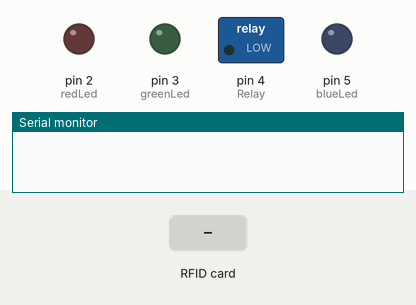
Recording of a sketch running on a simulated Arduino Uno, built with avr-gcc and run on an emulated ATmega328P. On the bench: switched loads named in the sketch (green lamp = pin HIGH), output pins drawn as LEDs (lit = HIGH), the last lines printed to the serial monitor. The test bench sets the inputs (shaded band). Pins used as bus, display or sensor lines are not drawn.

Above: at 1.2 s.
1.3 s: RFID card 5E 7A 19 C4 held to the reader
At 2.5 s:
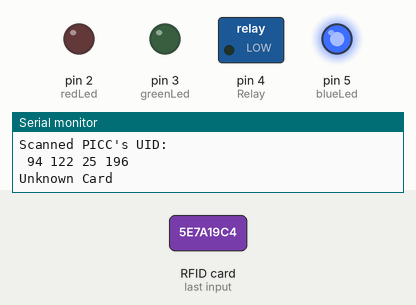
Timing chart, 0 to 4.8 s (numbered marks = the images above; inputs shaded):
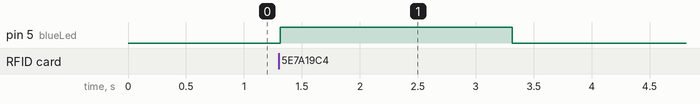

Measured:
- after the input at 1.3 s, pin 5 (blueLed): LOW → HIGH at once, → LOW 2.0 s later

The sketch:

RFID-door-lock.ino
```cpp
#include <MFRC522.h>
#include <SPI.h>
//#include <Servo.h>

#define SS_PIN 10
#define RST_PIN 9

#ifdef COMMON_ANODE
#define LED_ON LOW
#define LED_OFF HIGH
#else
#define LED_ON HIGH
#define LED_OFF LOW
#endif
#define Relay 4
#define redLed 2
#define greenLed 3
#define blueLed 5


MFRC522 rfid(SS_PIN, RST_PIN); // Instance of the class

MFRC522::MIFARE_Key key;

int card1[] = {39,139,22,163}; //This is the stored UID
int card2[] = {67,161,011,169}; //This is the stored UID
int codeRead = 0;
//int Buzzer = 6;
int activate =0;
//Servo myservo;
String uidString;


void setup() {

 Serial.begin(9600);
 SPI.begin(); // Init SPI bus
 rfid.PCD_Init(); // Init MFRC522
 //myservo.attach(5); //attach the servo to pin 5
 pinMode(Relay, OUTPUT);
// pinMode(Buzzer,OUTPUT);
 pinMode(redLed, OUTPUT);
 pinMode(greenLed, OUTPUT);
 pinMode(blueLed, OUTPUT);
 //myservo.write(0); // 0 degree angle for servo
 digitalWrite(redLed, LED_OFF);  // Make sure led is off
 digitalWrite(greenLed, LED_OFF);  // Make sure led is off
 digitalWrite(blueLed, LED_OFF); // Make sure led is off


}

void loop() {
 if( rfid.PICC_IsNewCardPresent())
 {
 readRFID();
 }
 delay(100);

}

void readRFID()
{

 rfid.PICC_ReadCardSerial();
 Serial.print(F("\nPICC type: "));
 MFRC522::PICC_Type piccType = rfid.PICC_GetType(rfid.uid.sak);
 Serial.println(rfid.PICC_GetTypeName(piccType));

// Check is the PICC of Classic MIFARE type
 if (piccType != MFRC522::PICC_TYPE_MIFARE_MINI &&
 piccType != MFRC522::PICC_TYPE_MIFARE_1K &&
 piccType != MFRC522::PICC_TYPE_MIFARE_4K) {
 Serial.println(F("Your tag is not of type MIFARE Classic."));
 return;
 }


 Serial.println("Scanned PICC's UID:");
 printDec(rfid.uid.uidByte, rfid.uid.size);

uidString = String(rfid.uid.uidByte[0])+" "+String(rfid.uid.uidByte[1])+" "+String(rfid.uid.uidByte[2])+ " "+String(rfid.uid.uidByte[3]);


 int i = 0;
 boolean match = true;
 while(i<rfid.uid.size)
 {
 if(!(rfid.uid.uidByte[i] == card1[i])||!(rfid.uid.uidByte[i] == card2[i]))
  {
 match = false;
 }
 i++;
 }

if(match)
 { if (activate==0){
 //myservo.write(90); // 90 degree angle for servo (Door will open)
 digitalWrite(Relay, HIGH);
 digitalWrite(redLed, LOW);
 digitalWrite(greenLed, HIGH);
 digitalWrite(blueLed, LOW);
 Serial.println("\nDoor is open");
 //delay(100);
 activate = activate+1;
 }
 else
 {
  //digitalWrite(Relay, LOW);
   digitalWrite(redLed, HIGH);
   digitalWrite(greenLed, LOW);
   digitalWrite(blueLed, LOW);
   //delay(5000);

 //myservo.write(0); // 0 degree angle for servo (Door will close)
 activate = 0;
 Serial.println("\nDoor is close");
 digitalWrite(Relay, LOW);
 delay(5000);
 digitalWrite(redLed, LOW);
 digitalWrite(greenLed, LOW);
 digitalWrite(blueLed, LOW);
 }
 }

 else
 {
 //tone(6,400,1000);
 Serial.println("\nUnknown Card");
 digitalWrite(redLed, LOW);  // Make sure led is off
 digitalWrite(greenLed, LOW);  // Make sure led is off
 digitalWrite(blueLed, HIGH); // Make sure led is off
 delay(2000);
 digitalWrite(blueLed, LOW);

 }


 // Halt PICC
 rfid.PICC_HaltA();

// Stop encryption on PCD
 rfid.PCD_StopCrypto1();
}

void printDec(byte *buffer, byte bufferSize) {
 for (byte i = 0; i < bufferSize; i++) {
 Serial.print(buffer[i] < 0x10 ? " 0" : " ");
 Serial.print(buffer[i], DEC);
 }
}
```
